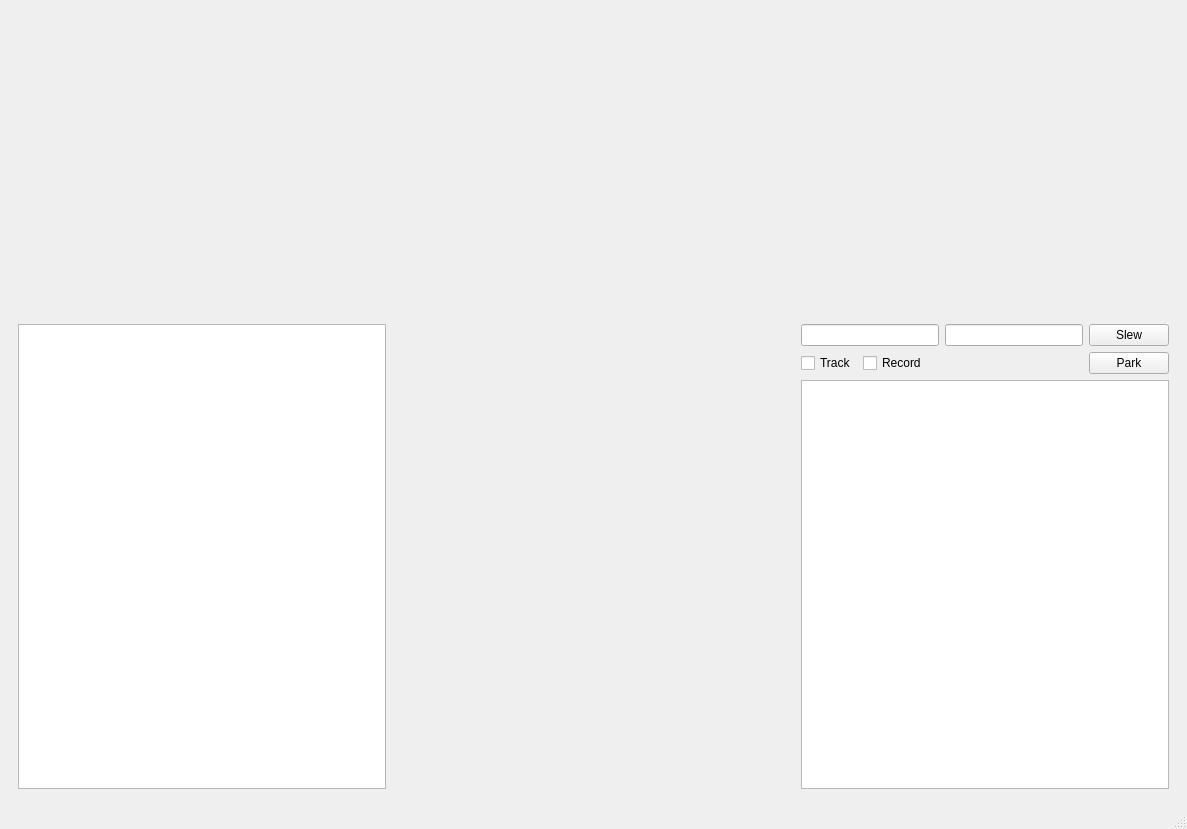
<?xml version="1.0" encoding="UTF-8"?>
<ui version="4.0">
 <class>RadioTelescope</class>
 <widget class="QMainWindow" name="RadioTelescope">
  <property name="geometry">
   <rect>
    <x>0</x>
    <y>0</y>
    <width>1187</width>
    <height>829</height>
   </rect>
  </property>
  <property name="windowTitle">
   <string>MainWindow</string>
  </property>
  <property name="autoFillBackground">
   <bool>false</bool>
  </property>
  <widget class="QWidget" name="centralwidget">
   <layout class="QVBoxLayout" name="verticalLayout">
    <item>
     <widget class="QWidget" name="radioSignal" native="true">
      <property name="minimumSize">
       <size>
        <width>0</width>
        <height>300</height>
       </size>
      </property>
     </widget>
    </item>
    <item>
     <layout class="QHBoxLayout" name="horizontalLayout">
      <item>
       <widget class="QWidget" name="infoBox" native="true">
        <property name="sizePolicy">
         <sizepolicy hsizetype="Expanding" vsizetype="Preferred">
          <horstretch>0</horstretch>
          <verstretch>0</verstretch>
         </sizepolicy>
        </property>
        <layout class="QVBoxLayout" name="verticalLayout_4">
         <item>
          <widget class="QListWidget" name="telescopeInfo"/>
         </item>
        </layout>
       </widget>
      </item>
      <item>
       <widget class="QWidget" name="allSkyMap" native="true">
        <property name="sizePolicy">
         <sizepolicy hsizetype="Expanding" vsizetype="Preferred">
          <horstretch>0</horstretch>
          <verstretch>0</verstretch>
         </sizepolicy>
        </property>
       </widget>
      </item>
      <item>
       <widget class="QWidget" name="commandBox" native="true">
        <property name="sizePolicy">
         <sizepolicy hsizetype="Expanding" vsizetype="Preferred">
          <horstretch>0</horstretch>
          <verstretch>0</verstretch>
         </sizepolicy>
        </property>
        <property name="maximumSize">
         <size>
          <width>16777215</width>
          <height>600</height>
         </size>
        </property>
        <layout class="QVBoxLayout" name="verticalLayout_3">
         <item>
          <layout class="QVBoxLayout" name="verticalLayout_2">
           <item>
            <layout class="QHBoxLayout" name="horizontalLayout_2">
             <item>
              <widget class="QLineEdit" name="alt"/>
             </item>
             <item>
              <widget class="QLineEdit" name="az"/>
             </item>
             <item>
              <widget class="QPushButton" name="slewBtn">
               <property name="text">
                <string>Slew</string>
               </property>
              </widget>
             </item>
            </layout>
           </item>
           <item>
            <layout class="QHBoxLayout" name="horizontalLayout_3">
             <item>
              <widget class="QCheckBox" name="trackBtn">
               <property name="text">
                <string>Track</string>
               </property>
              </widget>
             </item>
             <item>
              <widget class="QCheckBox" name="recordBtn">
               <property name="text">
                <string>Record</string>
               </property>
              </widget>
             </item>
             <item>
              <spacer name="horizontalSpacer">
               <property name="orientation">
                <enum>Qt::Horizontal</enum>
               </property>
               <property name="sizeHint" stdset="0">
                <size>
                 <width>40</width>
                 <height>20</height>
                </size>
               </property>
              </spacer>
             </item>
             <item>
              <widget class="QPushButton" name="parkBtn">
               <property name="text">
                <string>Park</string>
               </property>
              </widget>
             </item>
            </layout>
           </item>
          </layout>
         </item>
         <item>
          <widget class="QListWidget" name="commandOutput"/>
         </item>
        </layout>
       </widget>
      </item>
     </layout>
    </item>
   </layout>
  </widget>
  <widget class="QStatusBar" name="statusBar"/>
  <action name="actionAbout">
   <property name="text">
    <string>About</string>
   </property>
  </action>
 </widget>
 <resources/>
 <connections/>
</ui>
